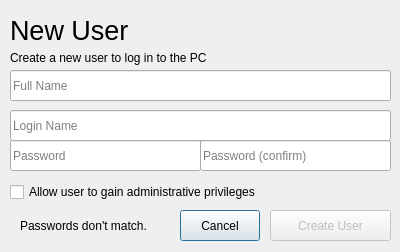
<?xml version="1.0" encoding="UTF-8"?>
<ui version="4.0">
 <class>NewUser</class>
 <widget class="QDialog" name="NewUser">
  <property name="geometry">
   <rect>
    <x>0</x>
    <y>0</y>
    <width>400</width>
    <height>252</height>
   </rect>
  </property>
  <property name="windowTitle">
   <string>Dialog</string>
  </property>
  <widget class="QLabel" name="label_14">
   <property name="geometry">
    <rect>
     <x>10</x>
     <y>10</y>
     <width>381</width>
     <height>41</height>
    </rect>
   </property>
   <property name="font">
    <font>
     <pointsize>20</pointsize>
    </font>
   </property>
   <property name="text">
    <string>New User</string>
   </property>
  </widget>
  <widget class="QLabel" name="label_15">
   <property name="geometry">
    <rect>
     <x>10</x>
     <y>50</y>
     <width>381</width>
     <height>16</height>
    </rect>
   </property>
   <property name="text">
    <string>Create a new user to log in to the PC</string>
   </property>
   <property name="wordWrap">
    <bool>true</bool>
   </property>
  </widget>
  <widget class="QLineEdit" name="fullname">
   <property name="geometry">
    <rect>
     <x>10</x>
     <y>70</y>
     <width>381</width>
     <height>31</height>
    </rect>
   </property>
   <property name="placeholderText">
    <string>Full Name</string>
   </property>
  </widget>
  <widget class="QLineEdit" name="loginname">
   <property name="geometry">
    <rect>
     <x>10</x>
     <y>110</y>
     <width>381</width>
     <height>31</height>
    </rect>
   </property>
   <property name="placeholderText">
    <string>Login Name</string>
   </property>
  </widget>
  <widget class="QLineEdit" name="password">
   <property name="geometry">
    <rect>
     <x>10</x>
     <y>140</y>
     <width>191</width>
     <height>31</height>
    </rect>
   </property>
   <property name="echoMode">
    <enum>QLineEdit::Password</enum>
   </property>
   <property name="placeholderText">
    <string>Password</string>
   </property>
  </widget>
  <widget class="QLineEdit" name="passwordconfirm">
   <property name="geometry">
    <rect>
     <x>200</x>
     <y>140</y>
     <width>191</width>
     <height>31</height>
    </rect>
   </property>
   <property name="echoMode">
    <enum>QLineEdit::Password</enum>
   </property>
   <property name="placeholderText">
    <string>Password (confirm)</string>
   </property>
  </widget>
  <widget class="QCheckBox" name="checkBox">
   <property name="geometry">
    <rect>
     <x>10</x>
     <y>180</y>
     <width>381</width>
     <height>24</height>
    </rect>
   </property>
   <property name="text">
    <string>Allow user to gain administrative privileges</string>
   </property>
  </widget>
  <widget class="QPushButton" name="backButton">
   <property name="geometry">
    <rect>
     <x>180</x>
     <y>210</y>
     <width>80</width>
     <height>31</height>
    </rect>
   </property>
   <property name="text">
    <string>Cancel</string>
   </property>
   <property name="icon">
    <iconset theme="dialog-cancel">
     <normaloff>../install</normaloff>../install</iconset>
   </property>
   <property name="flat">
    <bool>false</bool>
   </property>
  </widget>
  <widget class="QPushButton" name="forwardButton">
   <property name="enabled">
    <bool>false</bool>
   </property>
   <property name="geometry">
    <rect>
     <x>270</x>
     <y>210</y>
     <width>121</width>
     <height>31</height>
    </rect>
   </property>
   <property name="text">
    <string>Create User</string>
   </property>
   <property name="icon">
    <iconset theme="dialog-ok">
     <normaloff>../install</normaloff>../install</iconset>
   </property>
   <property name="flat">
    <bool>false</bool>
   </property>
  </widget>
  <widget class="QLabel" name="passwordLabel">
   <property name="geometry">
    <rect>
     <x>20</x>
     <y>210</y>
     <width>151</width>
     <height>31</height>
    </rect>
   </property>
   <property name="text">
    <string>Passwords don't match.</string>
   </property>
  </widget>
 </widget>
 <resources/>
 <connections/>
</ui>
